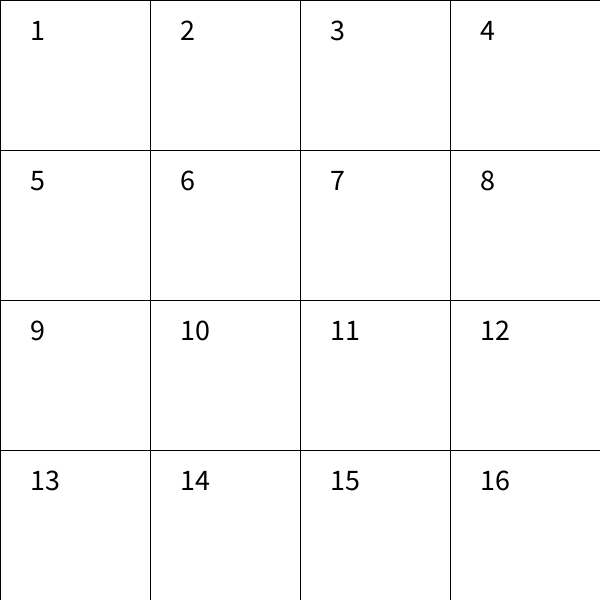
Frame 1 (no input)
Frame 60 (the mouse pressed at the canvas centre just before this capture): identical to frame 1, image omitted
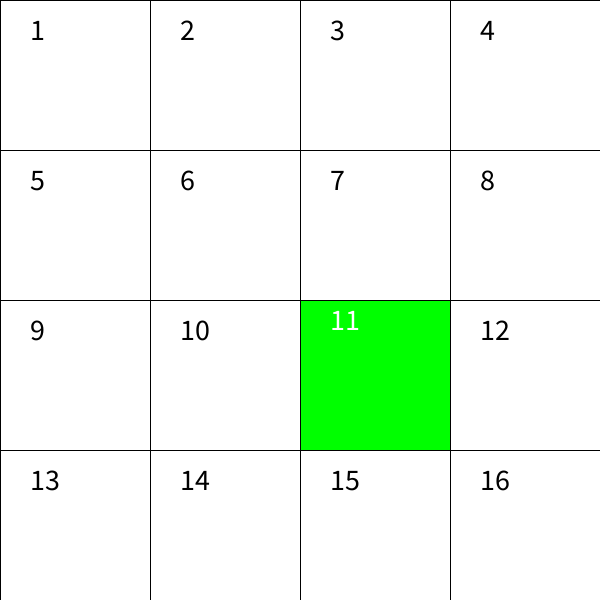
Frame 120 (the mouse held since frame 60 and released just before this capture)

The Processing sketch that drew these frames (run headless with seeded random() and noise(); from frame 60 on, the mouse is pressed at the canvas centre):

// Processing sketch: JOGUINHO_DO_TIKTOK
// ── JOGUINHO_DO_TIKTOK.pde
int [][] values = {{1, 5, 9, 13}, {2, 6, 10, 14}, {3, 7, 11, 15}, {4, 8, 12, 16}};

int n = 4;

int escolhaX = n;
int escolhaY = n;

int random1, random2;

int [][] D = new int[n][n];

int tamanho;

boolean ehBomba = false;
boolean gameOver = false;

void setup() {
  size(600, 600);
  tamanho = width / n;

  textSize(30);

  sorteio();
}

void draw() {
  for (int i = 0; i < n; i++) {
    for (int j = 0; j < n; j++) {

      fill(255);
      desenhaCenario(i, j, tamanho);
      fill(0);
      text(values[i][j], i*tamanho+30, j*tamanho+40);

      if (D[i][j]==1) { // Se a carta estiver virada, ela muda a estilização
        fill(255, 0, 0);
        rect(i*tamanho, j*tamanho, tamanho, tamanho);
        fill(255);

        text(values[i][j], i*tamanho+30, j*tamanho+30);
      }
      if (D[i][j] == 2) {
        fill(0, 255, 0);
        rect(i*tamanho, j*tamanho, tamanho, tamanho);
        fill(255);

        text(values[i][j], i*tamanho+30, j*tamanho+30);
      }
      /*if (gameOver == true) {
        fill(0);
        rect(0, 0, width, height);
        
        fill(255);
        text("GAME OVER :(", i*tamanho/2, j*tamanho/2);
      }*/
    }
  }
}

void desenhaCenario(int i, int j, int l) {
  rect(i*l, j*l, l, l);
}

void sorteio() {
  random1 = int(random(0, 3));
  random2 = int(random(0, 3));
}

void mousePressed() {
  escolhaX = mouseX/tamanho;
  escolhaY = mouseY/tamanho;

  //println(random1, random2);
  if (escolhaX == random1 && escolhaY == random2) {
    D[escolhaX][escolhaY] = 1;

    gameOver = true;
  } else {
    D[escolhaX][escolhaY] = 2;
  }
}
